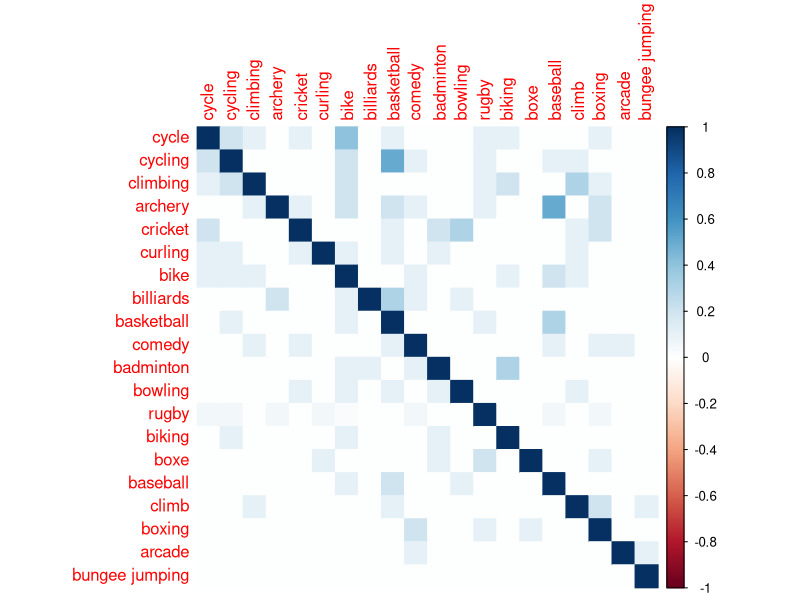

R code for this plot:
#Load data
setwd("C:\\Users\\Miguel\\Dropbox\\Caltech_2015-2016\\Spring\\EE_145\\discovr_code\\pair_data")
act = read.csv("output_pairs20160503-224536.txt",header=FALSE)
names(act)<-c("primary","secondary","matches")

#normalize
act=act[order(act$primary,act$secondary),]
num_pair=numeric()
for(activity in unique(act$primary))
{
  num_pair=append(num_pair,length(which(act$primary==activity)))
}
act.counts=act[which(act$primary==act$secondary),]$matches

act.counts=rep(act.counts,num_pair)

act.matrix=as.matrix(as.numeric(act$matches))

act.norm=sweep(act.matrix,1,act.counts,"/")

act$normalized<-act.norm

#only take top 20 activities (in order)
act.unique=act[which(act$primary==act$secondary & is.finite(act$normalized)),]
act.unique.sort=act.unique[order(-act.unique$matches),]
act.short.names=factor(head(act.unique.sort,20)$primary)
act.short=act[which(is.element(act$primary,act.short.names) & is.element(act$secondary,act.short.names)),]
act.short$primary<-factor(act.short$primary)
act.short$secondary<-factor(act.short$secondary)

#get desired form
act.corr=xtabs(act.short$normalized ~ act.short$primary + act.short$secondary, act.short)

#plot
library(corrplot)

#M <- cor(act.corr)
custom_col=colorRampPalette(c("white","white","red"))
corrplot(act.corr,method="color",order="FPC",tl.srt=90,cl.lim=c(0,1),tl.cex=1)
  
